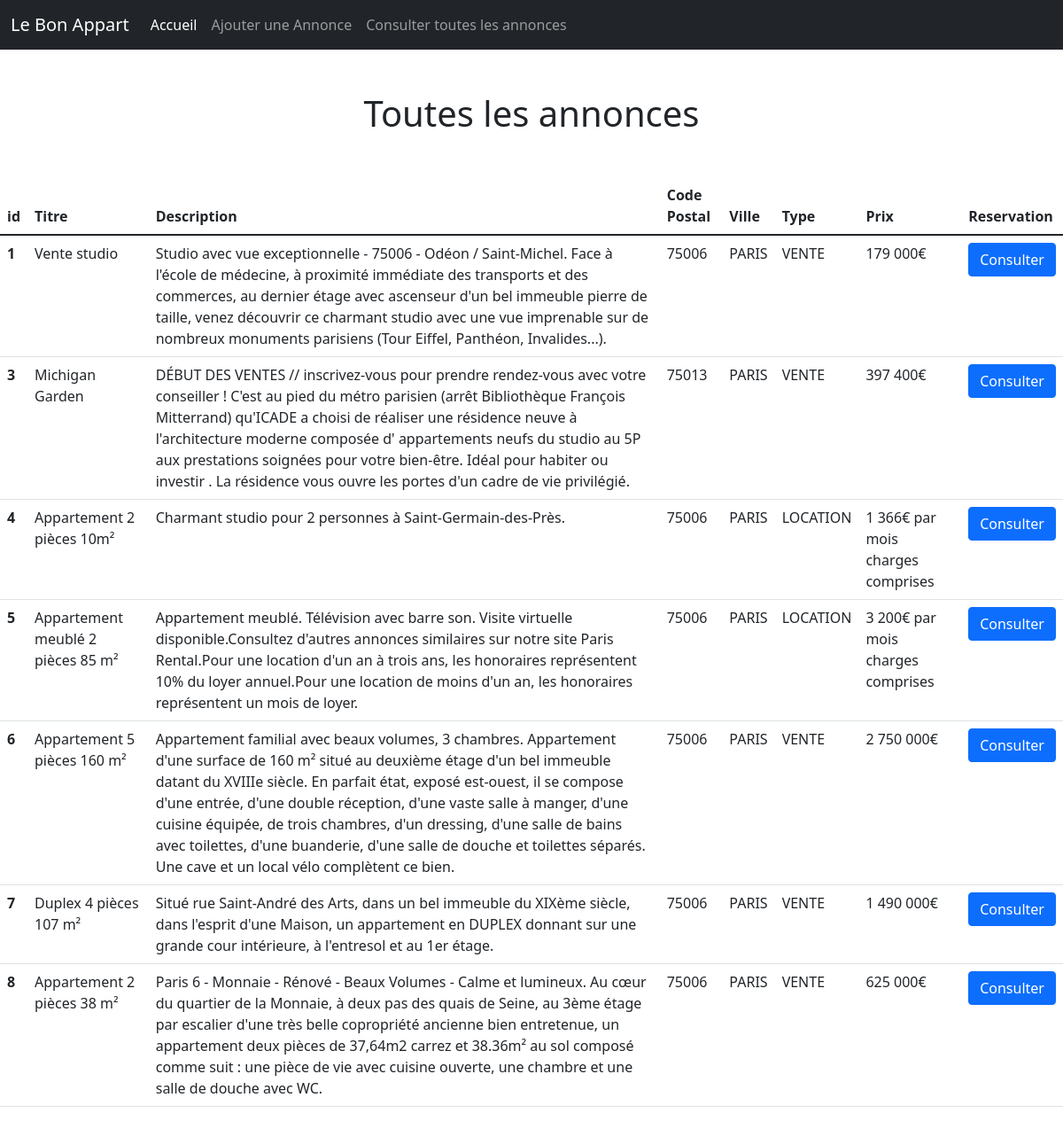
The app's page /consulter_toutes_les_annonces.php with its own data.
### tables this page shows
CREATE TABLE `advert` (
  `id` int(11) NOT NULL,
  `title` varchar(255) NOT NULL,
  `description` varchar(500) NOT NULL,
  `postal_code` int(5) UNSIGNED ZEROFILL NOT NULL,
  `city` varchar(255) NOT NULL,
  `type` varchar(255) NOT NULL,
  `price` varchar(50) NOT NULL,
  `reservation_message` varchar(1000) NOT NULL
);

### consulter_toutes_les_annonces.php (the view, shortened to what this page needs)
<?php
include_once("inc/init.inc.php");
$resultatRequete = $bdd->query("SELECT * FROM advert");
$toutesLesAnnonces = $resultatRequete->fetchAll(PDO::FETCH_ASSOC);
include_once("inc/head.inc.php");
include_once("inc/header.inc.php");
?>
<main>
    <h1 class="text-center my-5">Toutes les annonces</h1>
    <table class="table">
        <thead class="thead-dark">
            <tr>
                <th scope="col">id</th>
                <th scope="col">Titre</th>
                <th scope="col">Description</th>
                <th scope="col">Code Postal</th>
                <th scope="col">Ville</th>
                <th scope="col">Type</th>
                <th scope="col">Prix</th>
                <th scope="col">Reservation</th>
            </tr>
        </thead>
        <tbody>
            <?php
                foreach($toutesLesAnnonces as $advert){
                    ?>
                        <tr>
                            <th scope="row"><?=$advert["id"]?></th>
                            <td><?=$advert["title"]?></td>
                            <td><?=$advert["description"]?></td>
                            <td><?=$advert["postal_code"]?></td>
                            <td><?=$advert["city"]?></td>
                            <td><?=$advert["type"]?></td>
                            <td><?=$advert["price"]?></td>
                            <td><a href="consulter_une_annonce.php?id=<?=$advert["id"]; ?>" class="btn btn-primary">Consulter</a></td>
                        </tr>
                    <?php
                }
           ?>
        </tbody>
    </table>
</main>
<?php
include_once("inc/footer.inc.php");
?>

### inc/head.inc.php (shortened to what this page needs)
<!DOCTYPE html>
<html lang="fr">
    <head>
        <link href="https://cdn.jsdelivr.net/npm/bootstrap@5.1.3/dist/css/bootstrap.min.css" rel="stylesheet">
        <link rel="stylesheet" href="<?= URL ?>/assets/css/style.css" />
    </head>
    <body>

### inc/header.inc.php (shortened to what this page needs)
<header>
    <nav class="navbar navbar-expand-lg navbar-dark bg-dark">
        <div class="container-fluid">
            <a class="navbar-brand" href="<?=URL?>">Le Bon Appart</a>
            <div class="collapse navbar-collapse" id="navbarNav">
                <ul class="navbar-nav">
                    <li class="nav-item">
                        <a class="nav-link active" aria-current="page" href="<?=URL?>">Accueil</a>
                    </li>
                    <li class="nav-item">
                        <a class="nav-link" href="<?=URL?>/ajouter_une_annonce.php">Ajouter une Annonce</a>
                    </li>
                    <li class="nav-item">
                        <a class="nav-link" href="<?=URL?>/consulter_toutes_les_annonces.php">Consulter toutes les annonces</a>
                    </li>
                </ul>
            </div>
        </div>
    </nav>
</header>

### inc/footer.inc.php (shortened to what this page needs)
    </body>
</html>

### records on screen
advert: id "1", title "Vente studio", description "Studio avec vue exceptionnelle - 75006 - Odéon / Saint-Michel. Face à l'école de médecine, à proximité immédiate des transports et des commerces, au dernier étage avec ascenseur d'un bel immeuble pierre de taille, venez découvrir ce charmant studio avec une vue imprenable sur de nombreux monuments parisiens (Tour Eiffel, Panthéon, Invalides...).", postal_code "75006", city "PARIS", type "VENTE", price "179 000€"
advert: id "3", title "Michigan Garden", description "DÉBUT DES VENTES // inscrivez-vous pour prendre rendez-vous avec votre conseiller ! C'est au pied du métro parisien (arrêt Bibliothèque François Mitterrand) qu'ICADE a choisi de réaliser une résidence neuve à l'architecture moderne composée d' appartements neufs du studio au 5P aux prestations soignées pour votre bien-être. Idéal pour habiter ou investir . La résidence vous ouvre les portes d'un cadre de vie privilégié.", postal_code "75013", city "PARIS", type "VENTE", price "397 400€"
advert: id "4", title "Appartement 2 pièces 10m²", description "Charmant studio pour 2 personnes à Saint-Germain-des-Près.", postal_code "75006", city "PARIS", type "LOCATION", price "1 366€ par mois charges comprises"
advert: id "5", title "Appartement meublé 2 pièces 85 m²", description "Appartement meublé. Télévision avec barre son. Visite virtuelle disponible.Consultez d'autres annonces similaires sur notre site Paris Rental.Pour une location d'un an à trois ans, les honoraires représentent 10% du loyer annuel.Pour une location de moins d'un an, les honoraires représentent un mois de loyer.", postal_code "75006", city "PARIS", type "LOCATION", price "3 200€ par mois charges comprises"
advert: id "6", title "Appartement 5 pièces 160 m²", description "Appartement familial avec beaux volumes, 3 chambres. Appartement d'une surface de 160 m² situé au deuxième étage d'un bel immeuble datant du XVIIIe siècle. En parfait état, exposé est-ouest, il se compose d'une entrée, d'une double réception, d'une vaste salle à manger, d'une cuisine équipée, de trois chambres, d'un dressing, d'une salle de bains avec toilettes, d'une buanderie, d'une salle de douche et toilettes séparés. Une cave et un local vélo complètent ce bien.", postal_code "75006", city "PARIS", type "VENTE", price "2 750 000€"
advert: id "7", title "Duplex 4 pièces 107 m²", description "Situé rue Saint-André des Arts, dans un bel immeuble du XIXème siècle, dans l'esprit d'une Maison, un appartement en DUPLEX donnant sur une grande cour intérieure, à l'entresol et au 1er étage.", postal_code "75006", city "PARIS", type "VENTE", price "1 490 000€"
advert: id "8", title "Appartement 2 pièces 38 m²", description "Paris 6 - Monnaie - Rénové - Beaux Volumes - Calme et lumineux. Au cœur du quartier de la Monnaie, à deux pas des quais de Seine, au 3ème étage par escalier d'une très belle copropriété ancienne bien entretenue, un appartement deux pièces de 37,64m2 carrez et 38.36m² au sol composé comme suit : une pièce de vie avec cuisine ouverte, une chambre et une salle de douche avec WC.", postal_code "75006", city "PARIS", type "VENTE", price "625 000€"
